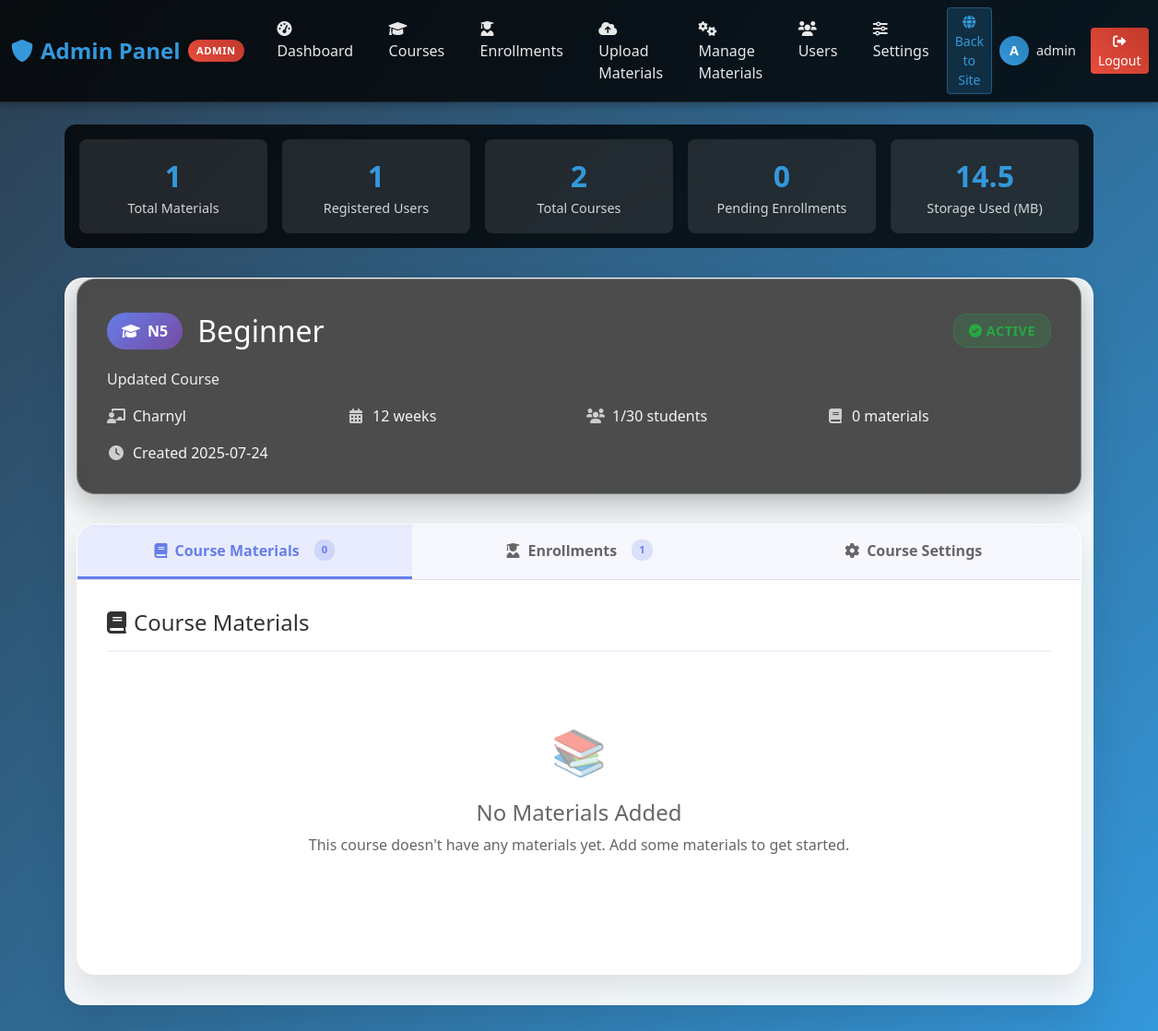
Page /admin/courses/2 (signed in) on the committed database.
### tables this page shows
CREATE TABLE courses (
            id INTEGER PRIMARY KEY AUTOINCREMENT,
            title TEXT NOT NULL,
            description TEXT,
            jlpt_level TEXT NOT NULL,
            instructor_name TEXT,
            duration_weeks INTEGER,
            max_students INTEGER,
            status TEXT DEFAULT 'active',
            created_by INTEGER,
            created_at TIMESTAMP DEFAULT CURRENT_TIMESTAMP,
            updated_at TIMESTAMP DEFAULT CURRENT_TIMESTAMP,
            FOREIGN KEY (created_by) REFERENCES admin_users (id)
        );

### app.py (the view)
@app.route('/admin/courses/<int:course_id>')
@admin_required
def admin_course_detail(course_id):
    conn = get_db_connection()
    course = conn.execute('SELECT * FROM courses WHERE id = ?', (course_id,)).fetchone()
    if not course:
        flash('Course not found!', 'error')
        return redirect(url_for('admin_courses'))
    materials = conn.execute('''
        SELECT sm.*, cm.order_index, cm.id as course_material_id
        FROM study_materials sm
        JOIN course_materials cm ON sm.id = cm.material_id
        WHERE cm.course_id = ?
        ORDER BY cm.order_index, sm.upload_date
    ''', (course_id,)).fetchall()
    available_materials = conn.execute('''
        SELECT * FROM study_materials
        WHERE jlpt_level = ?
        AND id NOT IN (
            SELECT material_id FROM course_materials WHERE course_id = ?
        )
        ORDER BY category, original_filename
    ''', (course['jlpt_level'], course_id)).fetchall()
    enrollments = conn.execute('''
        SELECT e.*, u.username, u.full_name, u.email
        FROM enrollments e
        JOIN users u ON e.user_id = u.id
        WHERE e.course_id = ?
        ORDER BY e.enrolled_at DESC
    ''', (course_id,)).fetchall()
    conn.close()
    return render_template('admin_course_detail.html',
                         course=course,
                         materials=materials,
                         available_materials=available_materials,
                         enrollments=enrollments)

### app.py (called while the page is built)
def get_db_connection():
    conn = sqlite3.connect('jlpt_study.db')
    conn.row_factory = sqlite3.Row
    return conn

def admin_required(f):
    @wraps(f)
    def decorated_function(*args, **kwargs):
        if 'admin_id' not in session:
            return redirect(url_for('admin_login_page'))
        return f(*args, **kwargs)
    return decorated_function

@app.context_processor
def inject_session():
    return dict(session=session)

### templates/admin_course_detail.html (shortened to what this page needs)
{% extends "admin_base.html" %}
{% block content %}
<div class="container">
    <div class="course-header">
        <div class="course-title-section">
            <div class="course-title">
                <span class="level-badge">
                    <i class="fas fa-graduation-cap"></i>
                    {{ course.jlpt_level }}
                </span>
                <span>{{ course.title }}</span>
            </div>
            <div class="status-badge status-{{ course.status }}">
                <i class="fas fa-{% if course.status == 'active' %}check-circle{% elif course.status == 'inactive' %}times-circle{% else %}edit{% endif %}"></i>
                {{ course.status.title() }}
            </div>
        </div>
        {% if course.description %}
        <p style="margin: 1rem 0; opacity: 0.95; line-height: 1.5; color: rgba(255, 255, 255, 0.95); font-weight: 400;">{{ course.description }}</p>
        {% endif %}
        <div class="course-meta">
            <div class="meta-item">
                <i class="fas fa-chalkboard-teacher"></i>
                <span>{{ course.instructor_name or 'No instructor assigned' }}</span>
            </div>
            <div class="meta-item">
                <i class="fas fa-calendar-alt"></i>
                <span>{{ course.duration_weeks or 'N/A' }} weeks</span>
            </div>
            <div class="meta-item">
                <i class="fas fa-users"></i>
                <span>{{ enrollments|selectattr('status', 'equalto', 'approved')|list|length }}{% if course.max_students %}/{{ course.max_students }}{% endif %} students</span>
            </div>
            <div class="meta-item">
                <i class="fas fa-book"></i>
                <span>{{ materials|length }} materials</span>
            </div>
            <div class="meta-item">
                <i class="fas fa-clock"></i>
                <span>Created {{ course.created_at[:10] }}</span>
            </div>
        </div>
    </div>
    <div class="content-section">
        <div class="section-tabs">
            <button class="tab-btn active" onclick="showTab('materials')">
                <i class="fas fa-book"></i>
                <span>Course Materials</span>
                <span style="background: rgba(102, 126, 234, 0.2); color: #667eea; padding: 0.2rem 0.5rem; border-radius: 10px; font-size: 0.7rem; margin-left: 0.5rem;">{{ materials|length }}</span>
            </button>
            <button class="tab-btn" onclick="showTab('enrollments')">
                <i class="fas fa-user-graduate"></i>
                <span>Enrollments</span>
                <span style="background: rgba(102, 126, 234, 0.2); color: #667eea; padding: 0.2rem 0.5rem; border-radius: 10px; font-size: 0.7rem; margin-left: 0.5rem;">{{ enrollments|length }}</span>
            </button>
            <button class="tab-btn" onclick="showTab('settings')">
                <i class="fas fa-cog"></i>
                <span>Course Settings</span>
            </button>
        </div>
        <div id="materials-tab" class="tab-content active">
            <div class="materials-section">
                <div class="section-header">
                    <h3 class="section-title">
                        <i class="fas fa-book"></i>
                        Course Materials
                    </h3>
                </div>
                {% if materials %}
                <div class="materials-list">
                    {% for material in materials %}
                    <div class="material-item">
                        <div class="material-icon">
                            {% if material.category == 'books' %}
                                <i class="fas fa-book"></i>
                            {% elif material.category == 'reviewers' %}
                                <i class="fas fa-file-alt"></i>
                            {% elif material.category == 'audio' %}
                                <i class="fas fa-file-audio"></i>
                            {% else %}
                                <i class="fas fa-file"></i>
                            {% endif %}
                        </div>
                        <div class="material-info">
                            <div class="material-name">{{ material.original_filename }}</div>
                            <div class="material-meta">
                                <span><i class="fas fa-tag"></i> {{ material.category.title() }}</span>
                                <span><i class="fas fa-hdd"></i> {{ "%.1f"|format((material.file_size or 0) / 1024 / 1024) }} MB</span>
                                <span><i class="fas fa-calendar"></i> {{ material.upload_date[:10] }}</span>
                                {% if material.description %}
                                <span><i class="fas fa-info-circle"></i> {{ material.description[:50] }}{% if material.description|length > 50 %}...{% endif %}</span>
                                {% endif %}
                            </div>
                        </div>
                        <div class="material-actions">
                            <a href="/api/view/{{ material.id }}" class="btn btn-primary btn-small" target="_blank">
                                <i class="fas fa-eye"></i> View
                            </a>
                            <form method="POST" action="{{ url_for('admin_remove_course_material', course_id=course.id, course_material_id=material.course_material_id) }}" style="display: inline;">
                                <button type="submit" class="btn btn-danger btn-small" onclick="return confirm('Remove this material from the course?')">
                                    <i class="fas fa-times"></i> Remove
                                </button>
                            </form>
                        </div>
                    </div>
                    {% endfor %}
                </div>
                {% else %}
                <div class="empty-state">
                    <div class="empty-state-icon">📚</div>
                    <h4>No Materials Added</h4>
                    <p>This course doesn't have any materials yet. Add some materials to get started.</p>
                </div>
                {% endif %}
            </div>
        </div>
    </div>
</div>
{% endblock %}

### templates/admin_course_detail.html (style rules this page uses)
.course-header { background: rgba(0, 0, 0, 0.7); backdrop-filter: blur(20px); border-radius: 20px; padding: 2rem; margin-bottom: 2rem; border: 1px solid rgba(255, 255, 255, 0.3); color: white; box-shadow: 0 8px 32px rgba(0, 0, 0, 0.3); }
.course-title-section { display: flex; align-items: center; justify-content: space-between; margin-bottom: 1rem; flex-wrap: wrap; gap: 1rem; }
.course-title { font-size: 2rem; margin: 0; display: flex; align-items: center; gap: 1rem; flex-wrap: wrap; }
.level-badge { background: linear-gradient(135deg, #667eea, #764ba2); color: white; padding: 0.5rem 1rem; border-radius: 20px; font-size: 1rem; font-weight: bold; display: flex; align-items: center; gap: 0.5rem; }
.status-badge { padding: 0.4rem 1rem; border-radius: 15px; font-size: 0.9rem; font-weight: bold; text-transform: uppercase; letter-spacing: 0.5px; }
.status-active { background: rgba(40, 167, 69, 0.2); color: #28a745; border: 1px solid rgba(40, 167, 69, 0.3); }
.course-meta { display: grid; grid-template-columns: repeat(auto-fit, minmax(200px, 1fr)); gap: 1rem; margin-top: 1rem; }
.meta-item { display: flex; align-items: center; gap: 0.5rem; color: rgba(255, 255, 255, 0.95); font-weight: 500; }
.meta-item i { width: 20px; text-align: center; opacity: 0.9; color: rgba(255, 255, 255, 0.8); }
.content-section { background: rgba(255, 255, 255, 0.95); border-radius: 20px; padding: 0; margin-bottom: 2rem; box-shadow: 0 15px 35px rgba(0, 0, 0, 0.1); border: 1px solid rgba(255, 255, 255, 0.2); overflow: hidden; }
.section-tabs { display: flex; border-bottom: 1px solid rgba(0, 0, 0, 0.1); background: rgba(102, 126, 234, 0.05); }
.tab-btn { flex: 1; padding: 1rem 2rem; border: none; background: none; color: #666; font-weight: 600; cursor: pointer; transition: all 0.3s ease; display: flex; align-items: center; justify-content: center; gap: 0.5rem; border-bottom: 3px solid transparent; }
.tab-btn.active { background: rgba(102, 126, 234, 0.1); color: #667eea; border-bottom-color: #667eea; }
.tab-content { display: none; padding: 2rem; }
.tab-content.active { display: block; }
.materials-section { margin-bottom: 2rem; }
.section-header { display: flex; align-items: center; justify-content: space-between; margin-bottom: 1.5rem; padding-bottom: 1rem; border-bottom: 2px solid rgba(102, 126, 234, 0.1); }
.section-title { font-size: 1.5rem; color: #333; margin: 0; display: flex; align-items: center; gap: 0.5rem; }
.empty-state { text-align: center; padding: 3rem 1rem; color: #666; }
.empty-state-icon { font-size: 3rem; margin-bottom: 1rem; opacity: 0.5; }

### templates/admin_base.html (style rules this page uses)
body { font-family: 'Segoe UI', Tahoma, Geneva, Verdana, sans-serif; background: linear-gradient(135deg, #2c3e50 0%, #3498db 100%); min-height: 100vh; }

### rows in the picture
courses: jlpt_level "N5", title "Beginner", status "ACTIVE", description "Updated Course", instructor_name "Charnyl", duration_weeks "12", max_students "30", created_at "2025-07-24"

### other values in the picture
{{ session.admin_username[0].upper() if session.admin_username else 'A' }} "A"
{{ session.admin_username }} "admin"
{{ enrollments|selectattr('status', 'equalto', 'approved')|list|length }} "1"
{{ materials|length }} "0"
{{ enrollments|length }} "1"
